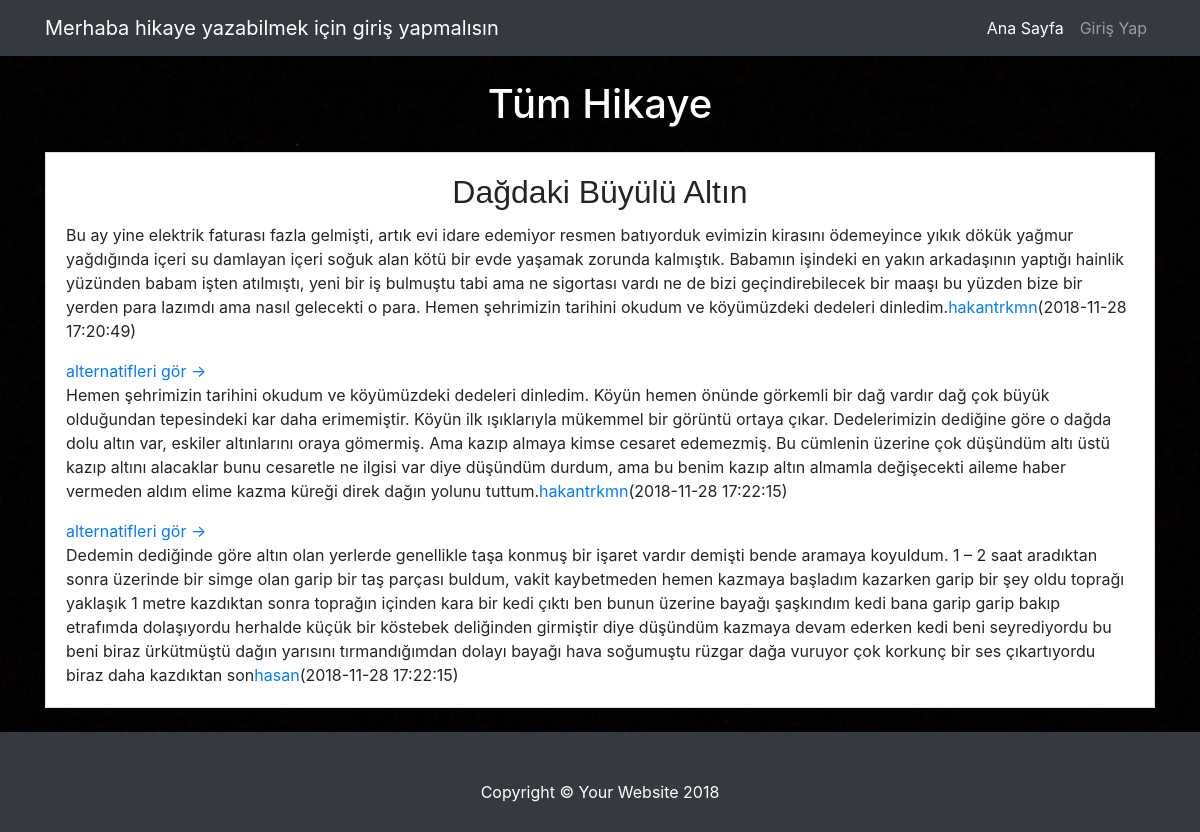
/hikayeoku.php?hikaye_id=20&seviye=2&id=40, run on the app's committed database.
### tables this page shows
CREATE TABLE `anahikaye` (
  `hikaye_id` int(100) NOT NULL AUTO_INCREMENT,
  `hikaye_baslik` varchar(200) NOT NULL,
  `hikaye_metin` varchar(700) NOT NULL,
  `hikaye_devambir` int(50) NOT NULL DEFAULT '0',
  `hikaye_devamiki` int(50) NOT NULL DEFAULT '0',
  `hikaye_devamuc` int(50) NOT NULL DEFAULT '0',
  `hikaye_tarih` timestamp NOT NULL DEFAULT CURRENT_TIMESTAMP,
  `hikaye_seviye` int(10) NOT NULL DEFAULT '0',
  `hikaye_begeni` int(100) NOT NULL DEFAULT '0',
  `kullanici_id` int(100) NOT NULL,
  PRIMARY KEY (`hikaye_id`),
  KEY `kullanici_id` (`kullanici_id`),
  KEY `hikaye_devambir` (`hikaye_devambir`),
  KEY `hikaye_devamuc` (`hikaye_devamuc`),
  KEY `hikaye_devamiki` (`hikaye_devamiki`),
  CONSTRAINT `anahikaye_ibfk_2` FOREIGN KEY (`kullanici_id`) REFERENCES `kullanici` (`kullanici_id`) ON DELETE CASCADE ON UPDATE CASCADE
);

CREATE TABLE `kullanici` (
  `kullanici_id` int(100) NOT NULL AUTO_INCREMENT,
  `kullanici_adi` varchar(25) NOT NULL,
  `kullanici_sifre` varchar(50) NOT NULL,
  PRIMARY KEY (`kullanici_id`)
);

CREATE TABLE `alternatifbir` (
  `alterbir_id` int(50) NOT NULL AUTO_INCREMENT,
  `alterbir_metin` varchar(700) NOT NULL,
  `alterbir_devambir` int(50) NOT NULL DEFAULT '0',
  `alterbir_devamiki` int(50) NOT NULL DEFAULT '0',
  `alterbir_devamuc` int(50) NOT NULL DEFAULT '0',
  `alterbir_parentid` int(100) NOT NULL,
  `alterbir_tarih` timestamp NOT NULL DEFAULT CURRENT_TIMESTAMP ON UPDATE CURRENT_TIMESTAMP,
  `alterbir_seviye` int(100) NOT NULL DEFAULT '1',
  `alterbir_begeni` int(100) NOT NULL DEFAULT '0',
  `kullanici_id` int(100) NOT NULL,
  PRIMARY KEY (`alterbir_id`),
  KEY `kullanici_id` (`kullanici_id`),
  KEY `alterbir_parentid` (`alterbir_parentid`),
  CONSTRAINT `alternatifbir_ibfk_3` FOREIGN KEY (`kullanici_id`) REFERENCES `kullanici` (`kullanici_id`) ON DELETE CASCADE ON UPDATE CASCADE,
  CONSTRAINT `alternatifbir_ibfk_4` FOREIGN KEY (`alterbir_parentid`) REFERENCES `anahikaye` (`hikaye_id`) ON DELETE CASCADE ON UPDATE CASCADE
);

CREATE TABLE `alternatifiki` (
  `alteriki_id` int(20) NOT NULL AUTO_INCREMENT,
  `alteriki_metin` varchar(700) NOT NULL,
  `alteriki_tarih` timestamp NOT NULL DEFAULT CURRENT_TIMESTAMP,
  `alteriki_parentid` int(10) NOT NULL,
  `alteriki_seviye` int(10) NOT NULL DEFAULT '2',
  `alteriki_begeni` int(100) NOT NULL DEFAULT '0',
  `kullanici_id` int(100) NOT NULL,
  PRIMARY KEY (`alteriki_id`),
  KEY `alteriki_parentid` (`alteriki_parentid`),
  KEY `kullanici_id` (`kullanici_id`),
  CONSTRAINT `alternatifiki_ibfk_3` FOREIGN KEY (`alteriki_parentid`) REFERENCES `alternatifbir` (`alterbir_id`) ON DELETE CASCADE ON UPDATE CASCADE,
  CONSTRAINT `alternatifiki_ibfk_4` FOREIGN KEY (`kullanici_id`) REFERENCES `kullanici` (`kullanici_id`) ON DELETE CASCADE ON UPDATE CASCADE
);

### hikayeoku.php (the view, shortened to what this page needs)
<?php
include 'init.php';
$birincialternatif = $connection->prepare("SELECT *
  from alternatifbir
  natural JOIN kullanici
  where alternatifbir.alterbir_id=:hikaye_id and alternatifbir.kullanici_id=kullanici.kullanici_id");
  $birincialternatif->execute(array('hikaye_id'=>$_GET['id']));
  $birincialternatif = $birincialternatif->fetch(PDO::FETCH_OBJ);
$anahikayeid = $birincialternatif->alterbir_parentid;
$anahikaye = $connection->prepare("SELECT *
from anahikaye
natural JOIN kullanici
where anahikaye.hikaye_id=$anahikayeid and anahikaye.kullanici_id=kullanici.kullanici_id");
$anahikaye->execute();
$anahikaye = $anahikaye->fetch(PDO::FETCH_OBJ);
$tiklananhikaye = $connection->prepare("SELECT *
from alternatifiki
natural JOIN kullanici
where alternatifiki.alteriki_id=:hikaye_id and alternatifiki.kullanici_id=kullanici.kullanici_id");
$tiklananhikaye->execute(array('hikaye_id'=>$_GET['hikaye_id']));
$tiklananhikaye = $tiklananhikaye->fetch(PDO::FETCH_OBJ);
include 'wiew/header.php';
 ?>
    <div class="container">
      <div class="row">
        <div class="col-md-12">
          <h1 class="my-4">Tüm Hikaye
          </h1>
            <div class="card mb-4">
              <div class="card-body">
                <h2 align="center"class="card-title"><?php echo $anahikaye->hikaye_baslik ?></h2>
                <p class="card-text"><?php echo $anahikaye->hikaye_metin ?><a href="#"><?php echo $anahikaye->kullanici_adi ?></a>(<?php echo $anahikaye->hikaye_tarih ?>)</p>
                <a href="altergör.php?hikaye_id=<?php echo $anahikaye->hikaye_id ?>&seviye=<?php echo $anahikaye->hikaye_seviye ?>">alternatifleri gör &rarr;</a>
                <p class="card-text"><?php echo $birincialternatif->alterbir_metin ?><a href="#"><?php echo $birincialternatif->kullanici_adi ?></a>(<?php echo $birincialternatif->alterbir_tarih ?>)</p>
                <a href="altergör.php?hikaye_id=<?php echo $birincialternatif->alterbir_id ?>&seviye=<?php echo $birincialternatif->alterbir_seviye ?>&id=<?php echo $birincialternatif->alterbir_parentid ?>">alternatifleri gör &rarr;</a>
                <p class="card-text"><?php echo $tiklananhikaye->alteriki_metin ?><a href="#"><?php echo $tiklananhikaye->kullanici_adi ?></a>(<?php echo $tiklananhikaye->alteriki_tarih ?>)</p>
              </div>
              </div>
              </div>
        </div>
    </div>
    <footer class="py-5 bg-dark">
      <div class="container">
        <p class="m-0 text-center text-white">Copyright &copy; Your Website 2018</p>
      </div>
    </footer>
  </body>
</html>

### css/blog-home.css (style rules this page uses)
body { padding-top: 54px; }
@media (min-width: 992px) { body { padding-top: 56px; } }

### style.css (style rules this page uses)
.card { border-radius: 0px; }
body { background-image: url("background.jpg"); }
.card-title { font-family: sans-serif; }
.my-4 { color: white; text-align: center; }
.py-5.bg-dark { position: absolute; left: 0; height: 100px; width: 100%; }

### data on the page
anahikaye: hikaye_baslik "Dağdaki Büyülü Altın", hikaye_metin "Bu ay yine elektrik faturası fazla gelmişti, artık evi idare edemiyor resmen batıyorduk evimizin kirasını ödemeyince yıkık dökük yağmur yağdığında içeri su damlayan içeri soğuk alan kötü bir evde yaşamak zorunda kalmıştık. Babamın işindeki en yakın arkadaşının yaptığı hainlik yüzünden babam işten atılmıştı, yeni bir iş bulmuştu tabi ama ne sigortası vardı ne de bizi geçindirebilecek bir maaşı bu yüzden bize bir yerden para lazımdı ama nasıl gelecekti o para. Hemen şehrimizin tarihini okudum ve köyümüzdeki dedeleri dinledim.", kullanici.kullanici_adi "hakantrkmn", hikaye_tarih "2018-11-28 17:20:49"
alternatifbir: alterbir_metin "Hemen şehrimizin tarihini okudum ve köyümüzdeki dedeleri dinledim. Köyün hemen önünde görkemli bir dağ vardır dağ çok büyük olduğundan tepesindeki kar daha erimemiştir. Köyün ilk ışıklarıyla mükemmel bir görüntü ortaya çıkar. Dedelerimizin dediğine göre o dağda dolu altın var, eskiler altınlarını oraya gömermiş. Ama kazıp almaya kimse cesaret edemezmiş. Bu cümlenin üzerine çok düşündüm altı üstü kazıp altını alacaklar bunu cesaretle ne ilgisi var diye düşündüm durdum, ama bu benim kazıp altın almamla değişecekti aileme haber vermeden aldım elime kazma küreği direk dağın yolunu tuttum.", kullanici.kullanici_adi "hakantrkmn", alterbir_tarih "2018-11-28 17:22:15"
alternatifiki: alteriki_metin "Dedemin dediğinde göre altın olan yerlerde genellikle taşa konmuş bir işaret vardır demişti bende aramaya koyuldum. 1 – 2 saat aradıktan sonra üzerinde bir simge olan garip bir taş parçası buldum, vakit kaybetmeden hemen kazmaya başladım kazarken garip bir şey oldu toprağı yaklaşık 1 metre kazdıktan sonra toprağın içinden kara bir kedi çıktı ben bunun üzerine bayağı şaşkındım kedi bana garip garip bakıp etrafımda dolaşıyordu herhalde küçük bir köstebek deliğinden girmiştir diye düşündüm kazmaya devam ederken kedi beni seyrediyordu bu beni biraz ürkütmüştü dağın yarısını tırmandığımdan dolayı bayağı hava soğumuştu rüzgar dağa vuruyor çok korkunç bir ses çıkartıyordu biraz daha kazdıktan son", kullanici.kullanici_adi "hasan", alteriki_tarih "2018-11-28 17:22:15"
